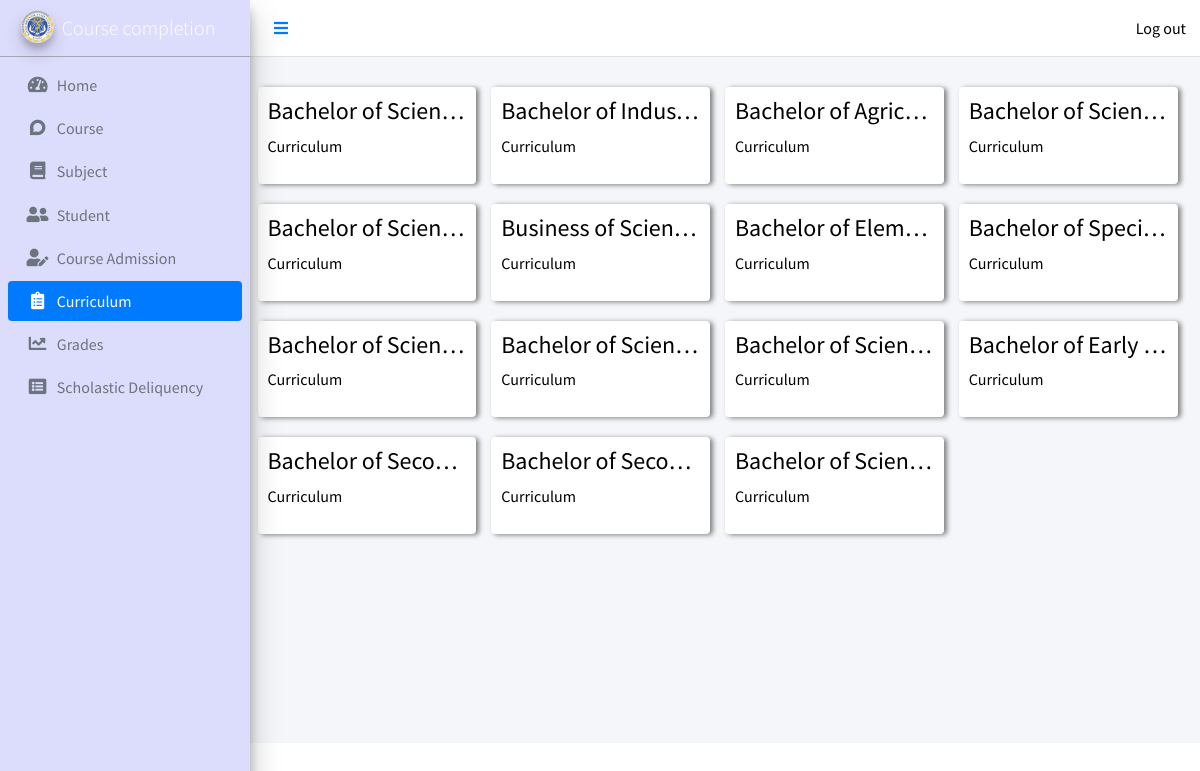
Screenshot of /curriculum.php (signed in) with the database file from the repository.
### tables this page shows
CREATE TABLE `curriculum` (
  `course_id` int(11) NOT NULL,
  `subject_id` int(11) NOT NULL,
  `prerequisites` int(11) DEFAULT NULL,
  `sem` int(1) DEFAULT NULL,
  `year` double DEFAULT NULL,
  `number` int(10) DEFAULT NULL
);

CREATE TABLE `course` (
  `id` int(11) NOT NULL,
  `name` varchar(245) DEFAULT NULL,
  `institute_id` int(11) NOT NULL
);

### curriculum.php (the view, shortened to what this page needs)
<!DOCTYPE html>
<html>
<head>
    <link rel="stylesheet" href="assets/plugins/fontawesome-free/css/all.min.css">
    <link rel="stylesheet" href="assets/dist/css/adminlte.min.css">
    <link rel="stylesheet" href="assets/dist/css/style.css">
    <link rel="stylesheet" href="assets/plugins/toastr/toastr.min.css">
</head>
<body class="hold-transition sidebar-mini layout-fixed">
    <div class="wrapper">
        <?php
            global $conn;
            include("containers/sidebar.php");
        ?>
        <div class="content-wrapper">
            <section class="content-header">
            </section>
            <div class="main-container">
                <div class="container-fluid row">
                    <?php
                        $getCourse = $conn->query("SELECT * FROM course");
                        while($course = $getCourse->fetch_assoc()){
                            $getCount = $conn->query("SELECT * FROM curriculum WHERE course_id = ".$course['id']." ORDER BY number DESC LIMIT 1");
                            while($count = $getCount->fetch_assoc()){
                                echo '<div class="col-lg-3 col-6 box">
                                <a href="curriculumlist.php?course='.$course['id'].'&des='.$course['name'].'&curnum='.$count['number'].'" id="'.$course['id'].'">
                                    <div class="small-box bg-course">
                                        <div class="inner">
                                            <h4>'.$course['name'].'</h4>
                                            <p>Curriculum</p>
                                        </div>
                                    </div>
                                </a>
                                </div>';
                            }
                        }
                    ?>
                </div>
            </div>
        </div>
    </div>
</body>
</html>

### containers/sidebar.php (shortened to what this page needs)
<nav class="main-header navbar navbar-expand navbar-white navbar-light">
    <a class="nav-link" id="0" data-widget="pushmenu" href="#" role="button"><i class="fas fa-bars"></i></a>
    <ul class="navbar-nav ml-auto">
        <li class="nav-item dropdown">
            <form action="database/DBManipulation.php" method="post">
                <input type="submit" value="Log out" name="logout" style="background-color:white; border:none"
                    class="logout">
            </form>
        </li>
    </ul>
</nav>
<aside class="main-sidebar elevation-4">
    <a href="index.php" class="brand-link">
        <img src="assets/dist/img/dorsu.png" alt="Course completion" class="brand-image img-circle elevation-3" style="opacity: .8">
        <span class="brand-text font-weight-light">Course completion</span>
    </a>
    <div class="sidebar">
        <nav class="mt-2">
            <ul class="nav nav-pills nav-sidebar flex-column" data-widget="treeview" role="menu" data-accordion="false">
                <li class="nav-item">
                    <a href="index.php" id="ind" class="nav-link">
                        <i class="nav-icon fas fa-tachometer-alt"></i>
                        <p>Home</p>
                    </a>
                </li>
                <li class="nav-item">
                    <a href="course.php" class="nav-link">
                        <i class="nav-icon fab fa-discourse"></i>
                        <p>Course</p>
                    </a>
                </li>
                <li class="nav-item">
                    <a href="subject.php" class="nav-link">
                        <i class="nav-icon fas fa-book"></i>
                        <p>Subject</p>
                    </a>
                </li>
                <li class="nav-item">
                    <a href="student.php" class="nav-link">
                        <i class="nav-icon fas fa-user-friends"></i>
                        <p>Student</p>
                    </a>
                </li>
                <li class="nav-item">
                    <a href="enrollment.php?id=" class="nav-link">
                        <i class="nav-icon fas fa-user-edit"></i>
                        <p>Course Admission</p>
                    </a>
                </li>
                <li class="nav-item">
                    <a href="curriculum.php" class="nav-link">
                    <i class="nav-icon fas fa-clipboard-list"></i>
                        <p>Curriculum</p>
                    </a>
                </li>
                <li class="nav-item">
                    <a href="grades.php?id=" class="nav-link">
                        <i class="nav-icon fas fa-chart-line"></i>
                        <p>Grades</p>
                    </a>
                </li>
                <li class="nav-item">
                    <a href="deliquency.php" class="nav-link">
                        <i class="nav-icon fas fa-list-alt"></i>
                        <p>Scholastic Deliquency</p>
                    </a>
                </li>
            </ul>
        </nav>
    </div>
</aside>

### rows the page displays
curriculum: course.name "Bachelor of Scien…"
curriculum: course.name "Bachelor of Indus…"
curriculum: course.name "Bachelor of Agric…"
curriculum: course.name "Bachelor of Scien…"
curriculum: course.name "Bachelor of Scien…"
curriculum: course.name "Business of Scien…"
curriculum: course.name "Bachelor of Elem…"
curriculum: course.name "Bachelor of Speci…"
curriculum: course.name "Bachelor of Scien…"
curriculum: course.name "Bachelor of Scien…"
curriculum: course.name "Bachelor of Scien…"
curriculum: course.name "Bachelor of Early…"
curriculum: course.name "Bachelor of Seco…"
curriculum: course.name "Bachelor of Seco…"
curriculum: course.name "Bachelor of Scien…"
